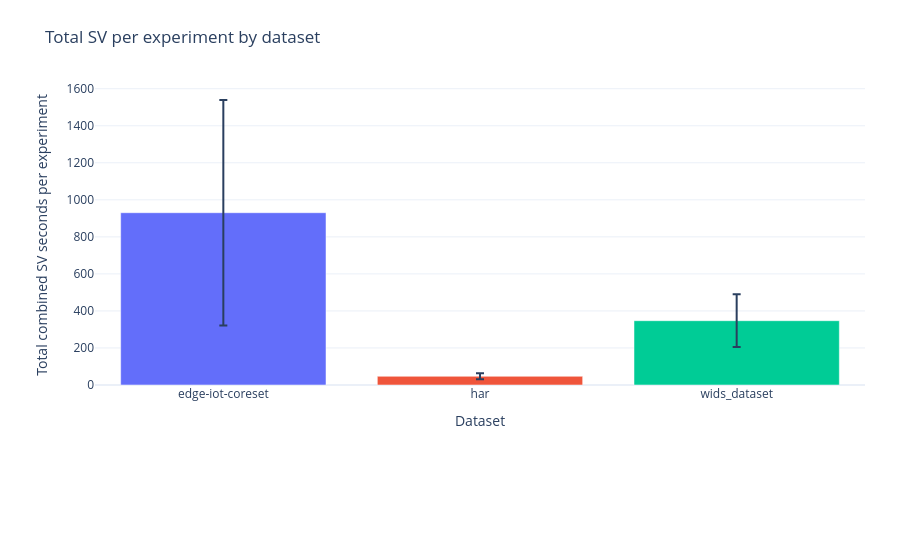
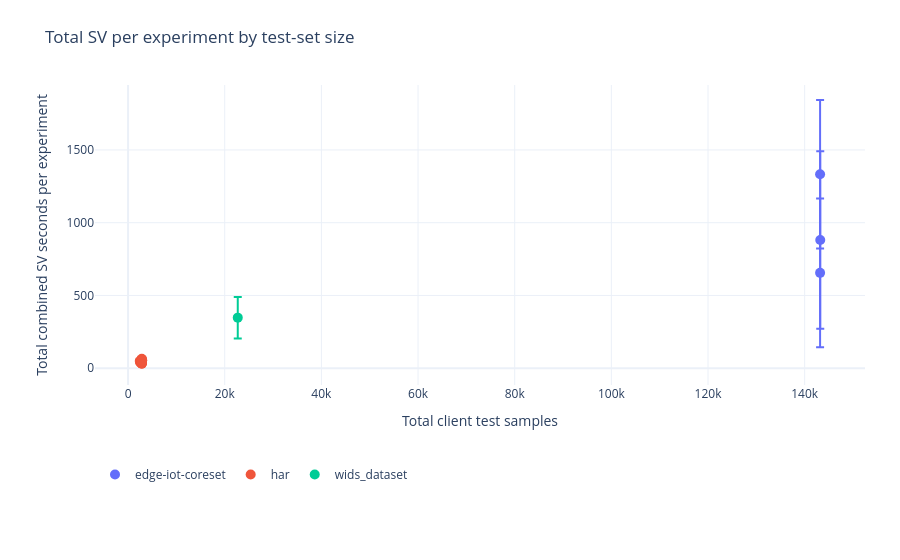

Here is the notebook cell these charts were saved with, in order:
### Markdown cell above
## Mean and standard deviation of total SV time per experiment

For every experiment, combined server + client SV intervals are summed over all its analysed rounds. The third figure shows the mean ± one sample standard deviation of these **experiment totals**, grouped by dataset and by client test-set size within each dataset. Each experiment receives equal weight. Strategies, partitions, and round counts are pooled in these two panels, so all contribute to their variation. This is total execution cost, not a comparison normalized to equal training lengths.

`configuration_total_sv_summary` also reports means and standard deviations across seeds within each training configuration (the first four experiment columns). Tables report experiment count, total analysed rounds, and minimum/mean/maximum rounds per experiment. A group with one experiment has undefined sample SD, displayed as no error-bar width.

### Code cell
if scalability_data.empty:
    print("No retained experiments with dataset-size metadata are available.")
else:
    total_sv_aggregations = dict(
        Experiments=("Combined_SV_s", "size"), Total_rounds=("Rounds", "sum"),
        Rounds_min=("Rounds", "min"), Rounds_mean=("Rounds", "mean"),
        Rounds_max=("Rounds", "max"),
        SV_total_mean_s=("Combined_SV_s", "mean"), SV_total_std_s=("Combined_SV_s", "std"))
    configuration_total_sv_summary = scalability_data.groupby(
        CONFIG_COLUMNS, dropna=False).agg(**total_sv_aggregations)
    sv_total_summary_by_dataset = scalability_data.groupby("Dataset").agg(**total_sv_aggregations)
    sv_total_summary_by_test_size = scalability_data.groupby(
        ["Dataset", "Client_test_samples"], dropna=True).agg(**total_sv_aggregations)
    display(configuration_total_sv_summary)
    display(sv_total_summary_by_dataset)
    display(sv_total_summary_by_test_size)
    total_variability_figure = make_subplots(rows=1, cols=2, horizontal_spacing=0.13,
        subplot_titles=["Total SV per experiment by dataset", "Total SV per experiment by test-set size"])
    dataset_colors = {dataset: qualitative.Plotly[index % len(qualitative.Plotly)]
                      for index, dataset in enumerate(sv_total_summary_by_dataset.index)}
    total_variability_figure.add_trace(go.Bar(x=sv_total_summary_by_dataset.index,
        y=sv_total_summary_by_dataset.SV_total_mean_s, name="Mean ± SD", showlegend=False,
        marker_color=[dataset_colors[dataset] for dataset in sv_total_summary_by_dataset.index],
        error_y=dict(type="data", array=sv_total_summary_by_dataset.SV_total_std_s.fillna(0)),
        customdata=sv_total_summary_by_dataset[["Experiments", "Rounds_mean"]],
        hovertemplate="%{x}<br>Mean total SV=%{y:.3f} s/experiment"
                      "<br>Experiments=%{customdata[0]}<br>Mean rounds=%{customdata[1]:.1f}<extra></extra>"),
        row=1, col=1)
    for dataset, group in sv_total_summary_by_test_size.reset_index().groupby("Dataset"):
        group = group.sort_values("Client_test_samples")
        total_variability_figure.add_trace(go.Scatter(x=group.Client_test_samples, y=group.SV_total_mean_s,
            mode="markers", name=dataset, marker=dict(color=dataset_colors[dataset], size=10),
            error_y=dict(type="data", array=group.SV_total_std_s.fillna(0)),
            customdata=group[["Total_rounds", "Experiments", "Rounds_mean"]],
            hovertemplate="Test samples=%{x}<br>Mean total SV=%{y:.3f} s/experiment"
                          "<br>Total rounds=%{customdata[0]}<br>Experiments=%{customdata[1]}"
                          "<br>Mean rounds=%{customdata[2]:.1f}<extra>%{fullData.name}</extra>"), row=1, col=2)
    total_variability_figure.update_xaxes(title_text="Dataset", row=1, col=1)
    total_variability_figure.update_xaxes(title_text="Total client test samples", row=1, col=2)
    total_variability_figure.update_yaxes(title_text="Total combined SV seconds per experiment")
    total_variability_figure.update_layout(template="plotly_white",
        title=f"Totals over each experiment's analysed rounds; {len(scalability_data)} experiments, "
              f"{int(scalability_data.Rounds.sum())} training rounds",
        legend=dict(orientation="h", yanchor="top", y=-0.18, x=0.55),
        margin=dict(t=90, b=130, l=90, r=30))
    total_sv_dataset_summary_figure = save_single_panel(
        total_variability_figure, 1, "sv_total_mean_std_by_dataset.pdf")
    total_sv_test_size_summary_figure = save_single_panel(
        total_variability_figure, 2, "sv_total_mean_std_by_test_size.pdf")

### Figure 1 — Plotly figure (JSON) as saved in the notebook; plotly's stock layout.template omitted (floating-point values rounded to 4 significant figures)
{"data": [{"customdata": [[101.0, 28.68], [105.0, 33.12], [90.0, 37.73]], "error_y": {"array": [608.7, 15.94, 142.8], "type": "data"}, "hovertemplate": "%{x}<br>Mean total SV=%{y:.3f} s/experiment<br>Experiments=%{customdata[0]}<br>Mean rounds=%{customdata[1]:.1f}<extra></extra>", "marker": {"color": ["#636EFA", "#EF553B", "#00CC96"]}, "name": "Mean ± SD", "showlegend": true, "x": ["edge-iot-coreset", "har", "wids_dataset"], "y": [930.4, 46.98, 347.3], "type": "bar"}], "layout": {"xaxis": {"title": {"text": "Dataset"}, "anchor": "y", "domain": [0, 1]}, "yaxis": {"title": {"text": "Total combined SV seconds per experiment"}, "anchor": "x", "domain": [0, 1]}, "legend": {"orientation": "h", "yanchor": "top", "y": -0.25, "x": 0}, "margin": {"t": 85, "b": 175, "l": 95, "r": 35}, "showlegend": false, "title": {"text": "Total SV per experiment by dataset"}, "barmode": "group"}}

### Figure 2 — Plotly figure (JSON) as saved in the notebook; plotly's stock layout.template omitted (floating-point values rounded to 4 significant figures)
{"data": [{"customdata": [[1108.0, 26.0, 42.62], [497.0, 30.0, 16.57], [1292.0, 45.0, 28.71]], "error_y": {"array": [510.2, 511.3, 609.7], "type": "data"}, "hovertemplate": "Test samples=%{x}<br>Mean total SV=%{y:.3f} s/experiment<br>Total rounds=%{customdata[0]}<br>Experiments=%{customdata[1]}<br>Mean rounds=%{customdata[2]:.1f}<extra>%{fullData.name}</extra>", "marker": {"color": "#636EFA", "size": 10}, "mode": "markers", "name": "edge-iot-coreset", "showlegend": true, "x": [143192, 143193, 143226], "y": [1333.0, 655.1, 881.2], "type": "scatter"}, {"customdata": [[601.0, 15.0, 40.07], [444.0, 15.0, 29.6], [90.0, 3.0, 30.0], [82.0, 3.0, 27.33], [130.0, 6.0, 21.67], [85.0, 3.0, 28.33], [133.0, 6.0, 22.17], [78.0, 3.0, 26.0], [292.0, 6.0, 48.67], [102.0, 3.0, 34.0], [128.0, 3.0, 42.67], [120.0, 3.0, 40.0], [89.0, 3.0, 29.67], [85.0, 3.0, 28.33], [1019.0, 30.0, 33.97]], "error_y": {"array": [11.77, 9.375, 20.37, 18.33, 10.01, 9.329, 4.432, 19.71, 9.136, 28.5, 11.81, 9.535, 7.651, 7.898, 17.43], "type": "data"}, "hovertemplate": "Test samples=%{x}<br>Mean total SV=%{y:.3f} s/experiment<br>Total rounds=%{customdata[0]}<br>Experiments=%{customdata[1]}<br>Mean rounds=%{customdata[2]:.1f}<extra>%{fullData.name}</extra>", "marker": {"color": "#EF553B", "size": 10}, "mode": "markers", "name": "har", "showlegend": true, "x": [2417, 2472, 2824, 2835, 2836, 2841, 2842, 2845, 2846, 2847, 2849, 2855, 2859, 2868, 2931], "y": [49.84, 39.95, 40.68, 35.78, 31.48, 40.64, 30.43, 37.7, 64.34, 47.49, 58.24, 55.19, 44.74, 44.09, 53.83], "type": "scatter"}, {"customdata": [[3396.0, 90.0, 37.73]], "error_y": {"array": [142.8], "type": "data"}, "hovertemplate": "Test samples=%{x}<br>Mean total SV=%{y:.3f} s/experiment<br>Total rounds=%{customdata[0]}<br>Experiments=%{customdata[1]}<br>Mean rounds=%{customdata[2]:.1f}<extra>%{fullData.name}</extra>", "marker": {"color": "#00CC96", "size": 10}, "mode": "markers", "name": "wids_dataset", "showlegend": true, "x": [22697], "y": [347.3], "type": "scatter"}], "layout": {"xaxis": {"title": {"text": "Total client test samples"}, "anchor": "y", "domain": [0, 1]}, "yaxis": {"title": {"text": "Total combined SV seconds per experiment"}, "anchor": "x", "domain": [0, 1]}, "legend": {"orientation": "h", "yanchor": "top", "y": -0.25, "x": 0}, "margin": {"t": 85, "b": 175, "l": 95, "r": 35}, "showlegend": true, "title": {"text": "Total SV per experiment by test-set size"}, "barmode": "group"}}
